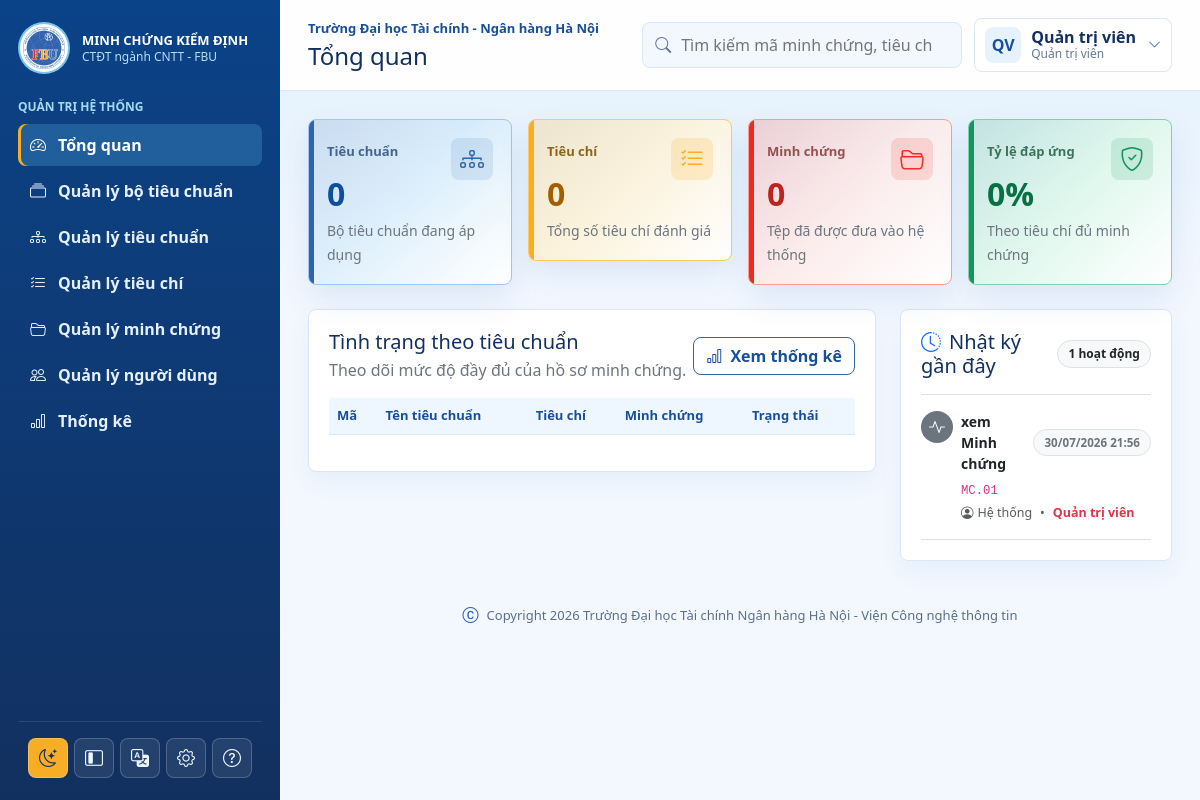
/admin/dashboard.php (signed in), run on the app's committed database.
### tables this page shows
CREATE TABLE NguoiDung (
    MaNguoiDung INT AUTO_INCREMENT PRIMARY KEY,
    HoTen VARCHAR(150) NOT NULL,
    Email VARCHAR(150) NOT NULL UNIQUE,
    SoDienThoai VARCHAR(30) NULL,
    TenDangNhap VARCHAR(80) NOT NULL UNIQUE,
    MatKhau VARCHAR(255) NOT NULL,
    VaiTro ENUM('admin', 'user') NOT NULL DEFAULT 'user',
    TrangThai TINYINT(1) NOT NULL DEFAULT 1,
    DuongDanAnhDaiDien VARCHAR(500) NULL,
    DangNhapCuoi DATETIME NULL,
    NgayTao TIMESTAMP DEFAULT CURRENT_TIMESTAMP
);

CREATE TABLE audit_logs (
    id BIGINT AUTO_INCREMENT PRIMARY KEY,
    MaNguoiDung INT NULL,
    hanh_dong VARCHAR(100) NOT NULL,
    phan_he VARCHAR(100) NOT NULL,
    ten_ban_ghi VARCHAR(255) NULL,
    id_ban_ghi INT NULL,
    gia_tri_cu JSON NULL,
    gia_tri_moi JSON NULL,
    dia_chi_ip VARCHAR(45) NULL,
    ngay_tao TIMESTAMP DEFAULT CURRENT_TIMESTAMP,
    CONSTRAINT fk_audit_logs_nguoi_dung FOREIGN KEY (MaNguoiDung) REFERENCES NguoiDung(MaNguoiDung) ON DELETE SET NULL
);

### includes/data.php (called while the page is built, shortened)
<?php
$pdo = db();
$trainingProgram = [
    'name'   => 'Công nghệ thông tin',
    'code'   => '7480201',
    'degree' => 'Cử nhân',
    'school' => 'Trường Đại học Tài chính - Ngân hàng Hà Nội',
    'cycle'  => '2026-2031',
];
$roles = [
    'admin' => 'Quản trị viên',
    'user'  => 'Người dùng',
];
if (!function_exists('vn_user_status')) {
    function vn_user_status(int $status): string
    {
        return $status === 1 ? 'Đang hoạt động' : 'Ngưng áp dụng';
    }
}
$standards = [];
$criteria = [];
$evidences = [];
$stmt = $pdo->query("
    SELECT
        m.MaMinhChung AS id,
        m.TenMinhChung AS title,
        m.MoTa AS description,
        m.TepTin AS file_path,
        m.NamHoc AS academic_year,
        m.TrangThai AS status,
        m.MaLoai,
        m.MaTieuChi,
        m.MaNguoiDung,
        DATE_FORMAT(m.NgayCapNhat, '%d/%m/%Y %H:%i') AS updated_date,
        l.TenLoai AS type_name,
        c.TenTieuChi AS criteria_name,
        c.ThuTu AS criteria_order,
        c.MaTieuChuan AS standard_id,
        u.HoTen AS user_name
    FROM MinhChung m
    LEFT JOIN LoaiMinhChung l ON l.MaLoai = m.MaLoai
    LEFT JOIN TieuChi c ON c.MaTieuChi = m.MaTieuChi
    LEFT JOIN NguoiDung u ON u.MaNguoiDung = m.MaNguoiDung
    ORDER BY m.MaMinhChung ASC
");
foreach ($stmt->fetchAll() as $row) {
    $stdId = $row['standard_id'] ?? '';
    $criteriaCode = $row['MaTieuChi'] ?? 'N/A';
    $typeCode = $row['MaLoai'] ? ('LMC' . str_pad($row['MaLoai'], 2, '0', STR_PAD_LEFT)) : 'N/A';
    $userCode = $row['MaNguoiDung'] ?? 'N/A';
    $evidences[] = [
        'id'            => $row['id'],
        'code'          => $row['id'],
        'name'          => $row['title'],
        'description'   => $row['description'] ?? '',
        'file_path'     => $row['file_path'] ?? '',
        'year'          => $row['academic_year'] ?? '',
        'updated'       => $row['updated_date'] ?: 'Chưa cập nhật',
        'status_raw'    => (int) $row['status'],
        'status'        => (int) $row['status'] === 1 ? 'Đang hoạt động' : 'Ngưng áp dụng',
        'ma_loai'       => $row['MaLoai'] ? (int) $row['MaLoai'] : null,
        'type_code'     => $typeCode,
        'type_name'     => $row['type_name'] ?? '',
        'evidence_type' => $row['type_name'] ?? 'Chưa phân loại',
        'ma_tieu_chi'   => $row['MaTieuChi'],
        'criteria_code' => $criteriaCode,
        'criteria'      => $criteriaCode . ($row['criteria_name'] ? (' - ' . $row['criteria_name']) : ''),
        'ma_nguoi_dung' => $row['MaNguoiDung'],
        'user_code'     => $userCode,
        'user_name'     => $row['user_name'] ?? 'Hệ thống',
        'standards'     => $stdId ? $stdId : '',
    ];
}
$users = [];
$stmt = $pdo->query("
    SELECT
        u.MaNguoiDung AS id,
        u.MaNguoiDung AS user_code,
        u.HoTen,
        u.Email,
        COALESCE(u.SoDienThoai, '') AS phone,
        u.TenDangNhap,
        u.VaiTro,
        u.TrangThai,
        u.DuongDanAnhDaiDien AS avatar
    FROM NguoiDung u
    ORDER BY u.MaNguoiDung
");
foreach ($stmt->fetchAll() as $row) {
    $roleName = $row['VaiTro'] === 'admin' ? 'Quản trị viên' : 'Người dùng';
    $users[] = [
        'id'         => $row['id'],
        'code'       => $row['user_code'],
        'name'       => $row['HoTen'],
        'username'   => $row['TenDangNhap'],
        'email'      => $row['Email'],
        'phone'      => $row['phone'] ?? '',
        'role'       => $row['VaiTro'],
        'role_code'  => $row['VaiTro'],
        'role_name'  => $roleName,
        'avatar'     => $row['avatar'],
        'status_raw' => (int) $row['TrangThai'],
        'status'     => vn_user_status($row['TrangThai']),
    ];
}
if (!function_exists('current_user')) {
    function current_user(): array
    {
        global $users;
        $userId = $_SESSION['user_id'] ?? 'ND001';
        foreach ($users as $u) {
            if ((string) $u['id'] === (string) $userId) {
                return $u;
            }
        }
        return $users[0] ?? [
            'id'     => 'ND001',
            'code'   => 'ND001',
            'name'   => 'Quản trị viên',
            'email'  => 'admin@fbu.edu.vn',
            'role'   => 'admin',
            'avatar' => null,
        ];
    }
}
$currentUser = current_user();
$activityLogs = [];
try {
    $stmt = $pdo->query("
        SELECT
            a.id,
            a.hanh_dong,
            a.phan_he,
            a.ten_ban_ghi,
            DATE_FORMAT(a.ngay_tao, '%d/%m/%Y %H:%i') AS log_time,
            u.HoTen AS user_name,
            u.VaiTro AS user_role
        FROM audit_logs a
        LEFT JOIN NguoiDung u ON u.MaNguoiDung = a.MaNguoiDung
        ORDER BY a.id DESC
        LIMIT 15
    ");
    $modulesMap = [
        'bo_tieu_chuan' => 'Bộ tiêu chuẩn',
        'tieu_chuan'    => 'Tiêu chuẩn',
        'tieu_chi'      => 'Tiêu chí',
        'minh_chung'    => 'Minh chứng',
        'nguoi_dung'    => 'Người dùng',
        'he_thong'      => 'Hệ thống',
    ];
    foreach ($stmt->fetchAll() as $row) {
        $modName = $modulesMap[$row['phan_he']] ?? $row['phan_he'];
        $icon = 'bi-activity';
        $badgeClass = 'bg-secondary';
        switch ($row['hanh_dong']) {
            default:
                $actionName = $row['hanh_dong'] . ' ' . $modName;
                break;
        }
        $detail = !empty($row['ten_ban_ghi']) ? $row['ten_ban_ghi'] : '';
        $roleName = ($row['user_role'] ?? 'admin') === 'admin' ? 'Quản trị viên' : 'Người dùng';
        $activityLogs[] = [
            'id'          => (int) $row['id'],
            'action_name' => $actionName,
            'action_raw'  => $row['hanh_dong'],
            'detail'      => $detail,
            'icon'        => $icon,
            'badge_class' => $badgeClass,
            'actor'       => $row['user_name'] ?? 'Hệ thống',
            'role_name'   => $roleName,
            'role_code'   => $row['user_role'] ?? 'admin',
            'time'        => $row['log_time'],
        ];
    }
} catch (Throwable $e) {
    $activityLogs = [];
}

### admin/dashboard.php (the view, shortened to what this page needs)
<?php
require_once __DIR__ . '/../includes/helpers.php';
require_once __DIR__ . '/../includes/data.php';
$heading = 'Tổng quan';
include __DIR__ . '/../includes/header.php';
?>
<div class="row g-3 mb-4">
    <div class="col-md-6 col-xl-3"><div class="metric-card metric-blue"><i class="bi bi-diagram-3"></i><span>Tiêu chuẩn</span><strong class="count-up" data-count-to="<?= count($standards) ?>">0</strong><small class="text-secondary">Bộ tiêu chuẩn đang áp dụng</small></div></div>
    <div class="col-md-6 col-xl-3"><div class="metric-card metric-amber"><i class="bi bi-list-check"></i><span>Tiêu chí</span><strong class="count-up" data-count-to="<?= count($criteria) ?>">0</strong><small class="text-secondary">Tổng số tiêu chí đánh giá</small></div></div>
    <div class="col-md-6 col-xl-3"><div class="metric-card metric-red"><i class="bi bi-folder2-open"></i><span>Minh chứng</span><strong class="count-up" data-count-to="<?= count($evidences) ?>">0</strong><small class="text-secondary">Tệp đã được đưa vào hệ thống</small></div></div>
    <div class="col-md-6 col-xl-3"><div class="metric-card metric-green"><i class="bi bi-shield-check"></i><span>Tỷ lệ đáp ứng</span><strong><span class="count-up" data-count-to="72">0</span>%</strong><small class="text-secondary">Theo tiêu chí đủ minh chứng</small></div></div>
</div>
<div class="row g-4">
    <div class="col-xl-8"><div class="panel">
        <div class="d-flex justify-content-between align-items-center mb-3"><div><h2 class="h5 mb-1">Tình trạng theo tiêu chuẩn</h2><p class="text-secondary mb-0">Theo dõi mức độ đầy đủ của hồ sơ minh chứng.</p></div><a class="btn btn-outline-success" href="<?= base_url('admin/reports.php') ?>"><i class="bi bi-bar-chart me-1"></i> Xem thống kê</a></div>
        <div class="table-responsive"><table class="table"><thead><tr><th>Mã</th><th>Tên tiêu chuẩn</th><th>Tiêu chí</th><th>Minh chứng</th><th>Trạng thái</th></tr></thead></table></div>
    </div></div>
    <div class="col-xl-4">
        <div class="panel h-100">
            <div class="d-flex justify-content-between align-items-center mb-3">
                <h2 class="h5 mb-0"><i class="bi bi-clock-history me-2 text-primary"></i>Nhật ký gần đây</h2>
                <span class="badge bg-light text-dark border"><?= count($activityLogs) ?> hoạt động</span>
            </div>
            <?php if (empty($activityLogs)): ?>
                <div class="text-center text-secondary py-4">Chưa có nhật ký hoạt động</div>
            <?php else: ?>
                <ul class="list-group list-group-flush border-top">
                    <?php foreach ($activityLogs as $log): ?>
                        <li class="list-group-item px-0 py-3 border-bottom">
                            <div class="d-flex align-items-start gap-2">
                                <span class="badge <?= $log['badge_class'] ?> p-2 rounded-circle fs-6">
                                    <i class="bi <?= $log['icon'] ?>"></i>
                                </span>
                                <div class="flex-grow-1 min-width-0">
                                    <div class="d-flex justify-content-between align-items-center mb-1">
                                        <strong class="text-dark small me-2"><?= htmlspecialchars($log['action_name']) ?></strong>
                                        <span class="badge bg-light text-secondary border fs-7" style="font-size: 0.725rem;">
                                            <?= htmlspecialchars($log['time']) ?>
                                        </span>
                                    </div>
                                    <?php if (!empty($log['detail'])): ?>
                                        <div class="text-secondary small mb-1 text-truncate" title="<?= htmlspecialchars($log['detail']) ?>">
                                            <code><?= htmlspecialchars($log['detail']) ?></code>
                                        </div>
                                    <?php endif; ?>
                                    <div class="d-flex align-items-center gap-1 text-muted" style="font-size: 0.78rem;">
                                        <i class="bi bi-person-circle"></i>
                                        <span><?= htmlspecialchars($log['actor']) ?></span>
                                        <span class="mx-1">•</span>
                                        <?php if ($log['role_code'] === 'admin'): ?>
                                            <span class="text-danger fw-semibold">Quản trị viên</span>
                                        <?php else: ?>
                                            <span class="text-primary fw-semibold">Người dùng</span>
                                        <?php endif; ?>
                                    </div>
                                </div>
                            </div>
                        </li>
                    <?php endforeach; ?>
                </ul>
            <?php endif; ?>
        </div>
    </div>
</div>
<?php include __DIR__ . '/../includes/footer.php'; ?>

### includes/header.php (shortened to what this page needs)
<?php
require_once __DIR__ . '/helpers.php';
require_once __DIR__ . '/data.php';
$pageTitle = $pageTitle ?? $appName;
?>
<!doctype html>
<html lang="vi">
<head>
    <link href="https://cdn.jsdelivr.net/npm/bootstrap@5.3.3/dist/css/bootstrap.min.css" rel="stylesheet">
    <link href="https://cdn.jsdelivr.net/npm/bootstrap-icons@1.11.3/font/bootstrap-icons.css" rel="stylesheet">
    <link href="<?= base_url('assets/css/app.css?v=24') ?>" rel="stylesheet">
</head>
<body>
<div class="app-shell">
    <?php include __DIR__ . '/sidebar.php'; ?>
    <main class="main-content">
        <header class="topbar">
            <div class="topbar-title">
                <p class="eyebrow mb-1"><?= htmlspecialchars($trainingProgram['school']) ?></p>
                <h1 class="h4 mb-0"><?= htmlspecialchars($heading ?? $pageTitle) ?></h1>
            </div>
            <div class="topbar-actions">
                <form class="search-box" action="<?= base_url('user/search.php') ?>" method="get">
                    <i class="bi bi-search"></i>
                    <input type="search" name="q" value="<?= htmlspecialchars($_GET['q'] ?? '') ?>" placeholder="Tìm kiếm mã minh chứng, tiêu chí...">
                </form>
                <div class="dropdown user-menu">
                    <button class="user-chip" type="button" data-bs-toggle="dropdown" aria-expanded="false">
                        <?= avatar_html($currentUser['avatar'] ?? null, $currentUser['name']) ?>
                        <span class="user-chip-text">
                            <strong><?= htmlspecialchars($currentUser['name']) ?></strong>
                            <small><?= htmlspecialchars($roles[$currentUser['role']] ?? 'Người dùng') ?></small>
                        </span>
                        <i class="bi bi-chevron-down user-chip-icon"></i>
                    </button>
                </div>
            </div>
        </header>
        <section class="content-wrap">

### includes/helpers.php (shortened to what this page needs)
<?php
function base_url(string $path = ''): string
{
    $script = str_replace('\\', '/', dirname($_SERVER['SCRIPT_NAME']));
    $root = preg_replace('#/(admin|user|auth|includes)$#', '', $script);
    $root = rtrim($root, '/');
    return $root . '/' . ltrim($path, '/');
}
function user_initials(string $name): string
{
    $name = trim($name);
    $parts = preg_split('/\s+/u', $name);
    $first = mb_substr($parts[0] ?? 'U', 0, 1, 'UTF-8');
    $last = mb_substr($parts[count($parts) - 1] ?? $first, 0, 1, 'UTF-8');
    return mb_strtoupper($first . $last, 'UTF-8');
}
function avatar_html(?string $avatarPath, string $name, string $class = 'avatar'): string
{
    return '<span class="' . htmlspecialchars($class, ENT_QUOTES, 'UTF-8') . '">' . htmlspecialchars(user_initials($name), ENT_QUOTES, 'UTF-8') . '</span>';
}
?>

### data on the page
nguoidung: HoTen "QV", HoTen "Quản trị viên"
audit_logs: action_name "xem Minh chứng", time "30/07/2026 21:56", ten_ban_ghi "MC.01", actor "Hệ thống"

### other printed values
$trainingProgram['school'] "Trường Đại học Tài chính - Ngân hàng Hà Nội"
$heading "Tổng quan"
$roles[$currentUser['role']] "Quản trị viên"
count($activityLogs) "1"
